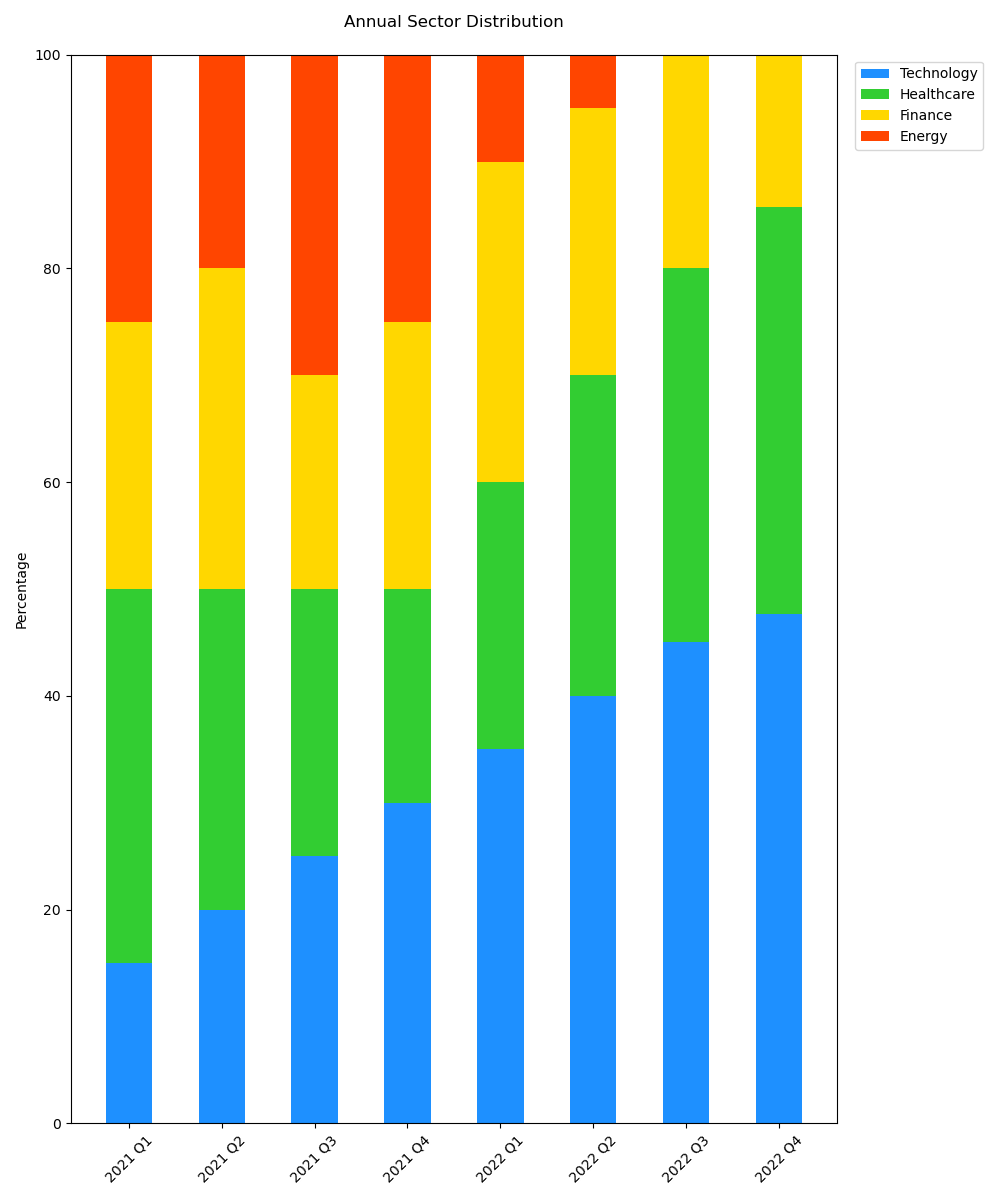

Generate this figure with Python:

import matplotlib.pyplot as plt
import numpy as np

categories = ['Technology', 'Healthcare', 'Finance', 'Energy']
quarters = ['2021 Q1', '2021 Q2', '2021 Q3', '2021 Q4', '2022 Q1', '2022 Q2', '2022 Q3', '2022 Q4']

data = np.array([
    [15, 20, 25, 30, 35, 40, 45, 50],  # Technology
    [35, 30, 25, 20, 25, 30, 35, 40],  # Healthcare
    [25, 30, 20, 25, 30, 25, 20, 15],  # Finance
    [25, 20, 30, 25, 10, 5, 0, 0],     # Energy
])

data_percentage = data / data.sum(axis=0) * 100

colors = ['#1E90FF', '#32CD32', '#FFD700', '#FF4500']

fig, ax = plt.subplots(figsize=(10, 12))
width = 0.5

for i in range(len(categories)):
    bottom = np.sum(data_percentage[:i], axis=0)
    ax.bar(quarters, data_percentage[i], bottom=bottom, width=width, color=colors[i], label=categories[i])

ax.set_ylabel('Percentage')
ax.set_title('Annual Sector Distribution', pad=20)
ax.legend(loc='upper right', bbox_to_anchor=(1.2, 1))

plt.xticks(rotation=45)
plt.tight_layout()
plt.show()
